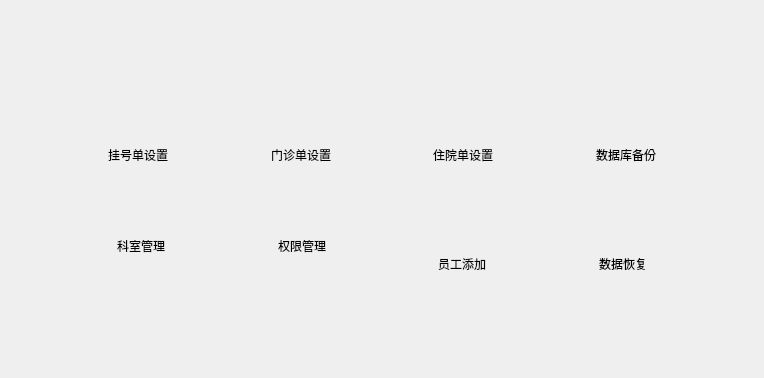
<?xml version="1.0" encoding="UTF-8"?>
<ui version="4.0">
 <class>SystemManageWidget</class>
 <widget class="QWidget" name="SystemManageWidget">
  <property name="geometry">
   <rect>
    <x>0</x>
    <y>0</y>
    <width>764</width>
    <height>378</height>
   </rect>
  </property>
  <property name="windowTitle">
   <string>Form</string>
  </property>
  <property name="styleSheet">
   <string notr="true">QPushButton { background-color: rgba(0, 0, 0, 0); }</string>
  </property>
  <layout class="QVBoxLayout" name="verticalLayout_31">
   <item>
    <spacer name="verticalSpacer_31">
     <property name="orientation">
      <enum>Qt::Vertical</enum>
     </property>
     <property name="sizeHint" stdset="0">
      <size>
       <width>20</width>
       <height>40</height>
      </size>
     </property>
    </spacer>
   </item>
   <item>
    <layout class="QVBoxLayout" name="verticalLayout" stretch="4,1,4">
     <item>
      <layout class="QHBoxLayout" name="horizontalLayout">
       <item>
        <spacer name="horizontalSpacer_4">
         <property name="orientation">
          <enum>Qt::Horizontal</enum>
         </property>
         <property name="sizeHint" stdset="0">
          <size>
           <width>40</width>
           <height>20</height>
          </size>
         </property>
        </spacer>
       </item>
       <item>
        <layout class="QVBoxLayout" name="layoutRegistered" stretch="4,1,1">
         <item>
          <widget class="QPushButton" name="btnRegistered">
           <property name="maximumSize">
            <size>
             <width>100</width>
             <height>100</height>
            </size>
           </property>
           <property name="mouseTracking">
            <bool>false</bool>
           </property>
           <property name="tabletTracking">
            <bool>false</bool>
           </property>
           <property name="focusPolicy">
            <enum>Qt::ClickFocus</enum>
           </property>
           <property name="contextMenuPolicy">
            <enum>Qt::NoContextMenu</enum>
           </property>
           <property name="toolTipDuration">
            <number>0</number>
           </property>
           <property name="layoutDirection">
            <enum>Qt::LeftToRight</enum>
           </property>
           <property name="styleSheet">
            <string notr="true">QPushButton { border: none; }</string>
           </property>
           <property name="text">
            <string/>
           </property>
           <property name="icon">
            <iconset resource="../../../static/resource.qrc">
             <normaloff>:/image/guahao.png</normaloff>:/image/guahao.png</iconset>
           </property>
           <property name="iconSize">
            <size>
             <width>100</width>
             <height>100</height>
            </size>
           </property>
          </widget>
         </item>
         <item>
          <widget class="QLabel" name="labelRegistered">
           <property name="maximumSize">
            <size>
             <width>16777207</width>
             <height>16777211</height>
            </size>
           </property>
           <property name="text">
            <string>挂号单设置</string>
           </property>
           <property name="alignment">
            <set>Qt::AlignCenter</set>
           </property>
          </widget>
         </item>
         <item>
          <spacer name="verticalSpacer">
           <property name="orientation">
            <enum>Qt::Vertical</enum>
           </property>
           <property name="sizeHint" stdset="0">
            <size>
             <width>20</width>
             <height>30</height>
            </size>
           </property>
          </spacer>
         </item>
        </layout>
       </item>
       <item>
        <spacer name="horizontalSpacer_3">
         <property name="orientation">
          <enum>Qt::Horizontal</enum>
         </property>
         <property name="sizeHint" stdset="0">
          <size>
           <width>40</width>
           <height>20</height>
          </size>
         </property>
        </spacer>
       </item>
       <item>
        <layout class="QVBoxLayout" name="layoutOutpatient" stretch="4,1,1">
         <item>
          <widget class="QPushButton" name="btnOutpatient">
           <property name="maximumSize">
            <size>
             <width>100</width>
             <height>100</height>
            </size>
           </property>
           <property name="mouseTracking">
            <bool>false</bool>
           </property>
           <property name="tabletTracking">
            <bool>false</bool>
           </property>
           <property name="focusPolicy">
            <enum>Qt::ClickFocus</enum>
           </property>
           <property name="contextMenuPolicy">
            <enum>Qt::NoContextMenu</enum>
           </property>
           <property name="toolTipDuration">
            <number>0</number>
           </property>
           <property name="layoutDirection">
            <enum>Qt::LeftToRight</enum>
           </property>
           <property name="autoFillBackground">
            <bool>false</bool>
           </property>
           <property name="styleSheet">
            <string notr="true">QPushButton { border: none; }</string>
           </property>
           <property name="text">
            <string/>
           </property>
           <property name="icon">
            <iconset resource="../../../static/resource.qrc">
             <normaloff>:/image/menzhen.png</normaloff>:/image/menzhen.png</iconset>
           </property>
           <property name="iconSize">
            <size>
             <width>100</width>
             <height>100</height>
            </size>
           </property>
          </widget>
         </item>
         <item>
          <widget class="QLabel" name="labelOutpatient">
           <property name="maximumSize">
            <size>
             <width>16777207</width>
             <height>16777211</height>
            </size>
           </property>
           <property name="text">
            <string>门诊单设置</string>
           </property>
           <property name="alignment">
            <set>Qt::AlignCenter</set>
           </property>
          </widget>
         </item>
         <item>
          <spacer name="verticalSpacer_25">
           <property name="orientation">
            <enum>Qt::Vertical</enum>
           </property>
           <property name="sizeHint" stdset="0">
            <size>
             <width>20</width>
             <height>30</height>
            </size>
           </property>
          </spacer>
         </item>
        </layout>
       </item>
       <item>
        <spacer name="horizontalSpacer_2">
         <property name="orientation">
          <enum>Qt::Horizontal</enum>
         </property>
         <property name="sizeHint" stdset="0">
          <size>
           <width>40</width>
           <height>20</height>
          </size>
         </property>
        </spacer>
       </item>
       <item>
        <layout class="QVBoxLayout" name="layoutHosptalizationSilps" stretch="4,1,1">
         <item>
          <widget class="QPushButton" name="btnHospitalizationSilps">
           <property name="maximumSize">
            <size>
             <width>100</width>
             <height>100</height>
            </size>
           </property>
           <property name="mouseTracking">
            <bool>false</bool>
           </property>
           <property name="tabletTracking">
            <bool>false</bool>
           </property>
           <property name="focusPolicy">
            <enum>Qt::ClickFocus</enum>
           </property>
           <property name="contextMenuPolicy">
            <enum>Qt::NoContextMenu</enum>
           </property>
           <property name="toolTipDuration">
            <number>0</number>
           </property>
           <property name="layoutDirection">
            <enum>Qt::LeftToRight</enum>
           </property>
           <property name="styleSheet">
            <string notr="true">QPushButton { border: none; }</string>
           </property>
           <property name="text">
            <string/>
           </property>
           <property name="icon">
            <iconset resource="../../../static/resource.qrc">
             <normaloff>:/image/zhuyuan.png</normaloff>:/image/zhuyuan.png</iconset>
           </property>
           <property name="iconSize">
            <size>
             <width>100</width>
             <height>100</height>
            </size>
           </property>
          </widget>
         </item>
         <item>
          <widget class="QLabel" name="labelHospitalizationSilps">
           <property name="maximumSize">
            <size>
             <width>16777207</width>
             <height>16777211</height>
            </size>
           </property>
           <property name="text">
            <string>住院单设置</string>
           </property>
           <property name="alignment">
            <set>Qt::AlignCenter</set>
           </property>
          </widget>
         </item>
         <item>
          <spacer name="verticalSpacer_23">
           <property name="orientation">
            <enum>Qt::Vertical</enum>
           </property>
           <property name="sizeHint" stdset="0">
            <size>
             <width>20</width>
             <height>30</height>
            </size>
           </property>
          </spacer>
         </item>
        </layout>
       </item>
       <item>
        <spacer name="horizontalSpacer">
         <property name="orientation">
          <enum>Qt::Horizontal</enum>
         </property>
         <property name="sizeHint" stdset="0">
          <size>
           <width>40</width>
           <height>20</height>
          </size>
         </property>
        </spacer>
       </item>
       <item>
        <layout class="QVBoxLayout" name="layoutDataBackup" stretch="4,1,1">
         <item>
          <widget class="QPushButton" name="btnDataBackup">
           <property name="maximumSize">
            <size>
             <width>100</width>
             <height>100</height>
            </size>
           </property>
           <property name="mouseTracking">
            <bool>false</bool>
           </property>
           <property name="tabletTracking">
            <bool>false</bool>
           </property>
           <property name="focusPolicy">
            <enum>Qt::ClickFocus</enum>
           </property>
           <property name="contextMenuPolicy">
            <enum>Qt::NoContextMenu</enum>
           </property>
           <property name="toolTipDuration">
            <number>0</number>
           </property>
           <property name="layoutDirection">
            <enum>Qt::LeftToRight</enum>
           </property>
           <property name="styleSheet">
            <string notr="true">QPushButton { border: none; }</string>
           </property>
           <property name="text">
            <string/>
           </property>
           <property name="icon">
            <iconset resource="../../../static/resource.qrc">
             <normaloff>:/image/DBre.png</normaloff>:/image/DBre.png</iconset>
           </property>
           <property name="iconSize">
            <size>
             <width>100</width>
             <height>100</height>
            </size>
           </property>
          </widget>
         </item>
         <item>
          <widget class="QLabel" name="labelDataBackup">
           <property name="maximumSize">
            <size>
             <width>16777207</width>
             <height>16777211</height>
            </size>
           </property>
           <property name="text">
            <string>数据库备份</string>
           </property>
           <property name="alignment">
            <set>Qt::AlignCenter</set>
           </property>
          </widget>
         </item>
         <item>
          <spacer name="verticalSpacer_24">
           <property name="orientation">
            <enum>Qt::Vertical</enum>
           </property>
           <property name="sizeHint" stdset="0">
            <size>
             <width>20</width>
             <height>30</height>
            </size>
           </property>
          </spacer>
         </item>
        </layout>
       </item>
       <item>
        <spacer name="horizontalSpacer_5">
         <property name="orientation">
          <enum>Qt::Horizontal</enum>
         </property>
         <property name="sizeHint" stdset="0">
          <size>
           <width>40</width>
           <height>20</height>
          </size>
         </property>
        </spacer>
       </item>
      </layout>
     </item>
     <item>
      <spacer name="verticalSpacer_30">
       <property name="orientation">
        <enum>Qt::Vertical</enum>
       </property>
       <property name="sizeHint" stdset="0">
        <size>
         <width>20</width>
         <height>40</height>
        </size>
       </property>
      </spacer>
     </item>
     <item>
      <layout class="QHBoxLayout" name="horizontalLayout_5">
       <item>
        <spacer name="horizontalSpacer_6">
         <property name="orientation">
          <enum>Qt::Horizontal</enum>
         </property>
         <property name="sizeHint" stdset="0">
          <size>
           <width>40</width>
           <height>20</height>
          </size>
         </property>
        </spacer>
       </item>
       <item>
        <layout class="QVBoxLayout" name="layoutDepartment" stretch="4,1,0">
         <item>
          <widget class="QPushButton" name="btnDepartment">
           <property name="maximumSize">
            <size>
             <width>100</width>
             <height>100</height>
            </size>
           </property>
           <property name="mouseTracking">
            <bool>false</bool>
           </property>
           <property name="tabletTracking">
            <bool>false</bool>
           </property>
           <property name="focusPolicy">
            <enum>Qt::ClickFocus</enum>
           </property>
           <property name="contextMenuPolicy">
            <enum>Qt::NoContextMenu</enum>
           </property>
           <property name="toolTipDuration">
            <number>0</number>
           </property>
           <property name="layoutDirection">
            <enum>Qt::LeftToRight</enum>
           </property>
           <property name="styleSheet">
            <string notr="true">QPushButton { border: none; }</string>
           </property>
           <property name="text">
            <string/>
           </property>
           <property name="icon">
            <iconset resource="../../../static/resource.qrc">
             <normaloff>:/image/keshi.png</normaloff>:/image/keshi.png</iconset>
           </property>
           <property name="iconSize">
            <size>
             <width>100</width>
             <height>100</height>
            </size>
           </property>
           <property name="flat">
            <bool>false</bool>
           </property>
          </widget>
         </item>
         <item>
          <widget class="QLabel" name="labelDepartment">
           <property name="maximumSize">
            <size>
             <width>16777207</width>
             <height>16777211</height>
            </size>
           </property>
           <property name="text">
            <string>科室管理</string>
           </property>
           <property name="alignment">
            <set>Qt::AlignCenter</set>
           </property>
          </widget>
         </item>
         <item>
          <spacer name="verticalSpacer_26">
           <property name="orientation">
            <enum>Qt::Vertical</enum>
           </property>
           <property name="sizeHint" stdset="0">
            <size>
             <width>20</width>
             <height>30</height>
            </size>
           </property>
          </spacer>
         </item>
        </layout>
       </item>
       <item>
        <spacer name="horizontalSpacer_8">
         <property name="orientation">
          <enum>Qt::Horizontal</enum>
         </property>
         <property name="sizeHint" stdset="0">
          <size>
           <width>40</width>
           <height>20</height>
          </size>
         </property>
        </spacer>
       </item>
       <item>
        <layout class="QVBoxLayout" name="layoutPrimissions" stretch="4,1,0">
         <item>
          <widget class="QPushButton" name="btnSystem">
           <property name="maximumSize">
            <size>
             <width>100</width>
             <height>100</height>
            </size>
           </property>
           <property name="mouseTracking">
            <bool>false</bool>
           </property>
           <property name="tabletTracking">
            <bool>false</bool>
           </property>
           <property name="focusPolicy">
            <enum>Qt::ClickFocus</enum>
           </property>
           <property name="contextMenuPolicy">
            <enum>Qt::NoContextMenu</enum>
           </property>
           <property name="toolTipDuration">
            <number>0</number>
           </property>
           <property name="layoutDirection">
            <enum>Qt::LeftToRight</enum>
           </property>
           <property name="styleSheet">
            <string notr="true">QPushButton { border: none; }</string>
           </property>
           <property name="text">
            <string/>
           </property>
           <property name="icon">
            <iconset resource="../../../static/resource.qrc">
             <normaloff>:/image/quanxian.png</normaloff>:/image/quanxian.png</iconset>
           </property>
           <property name="iconSize">
            <size>
             <width>100</width>
             <height>100</height>
            </size>
           </property>
          </widget>
         </item>
         <item>
          <widget class="QLabel" name="labelPrimissions">
           <property name="maximumSize">
            <size>
             <width>16777207</width>
             <height>16777211</height>
            </size>
           </property>
           <property name="text">
            <string>权限管理</string>
           </property>
           <property name="alignment">
            <set>Qt::AlignCenter</set>
           </property>
          </widget>
         </item>
         <item>
          <spacer name="verticalSpacer_27">
           <property name="orientation">
            <enum>Qt::Vertical</enum>
           </property>
           <property name="sizeHint" stdset="0">
            <size>
             <width>20</width>
             <height>30</height>
            </size>
           </property>
          </spacer>
         </item>
        </layout>
       </item>
       <item>
        <spacer name="horizontalSpacer_9">
         <property name="orientation">
          <enum>Qt::Horizontal</enum>
         </property>
         <property name="sizeHint" stdset="0">
          <size>
           <width>40</width>
           <height>20</height>
          </size>
         </property>
        </spacer>
       </item>
       <item>
        <layout class="QVBoxLayout" name="layoutInsert" stretch="4,1,1">
         <item>
          <widget class="QPushButton" name="btnCreateEmployee">
           <property name="maximumSize">
            <size>
             <width>100</width>
             <height>100</height>
            </size>
           </property>
           <property name="mouseTracking">
            <bool>false</bool>
           </property>
           <property name="tabletTracking">
            <bool>false</bool>
           </property>
           <property name="focusPolicy">
            <enum>Qt::ClickFocus</enum>
           </property>
           <property name="contextMenuPolicy">
            <enum>Qt::NoContextMenu</enum>
           </property>
           <property name="toolTipDuration">
            <number>0</number>
           </property>
           <property name="layoutDirection">
            <enum>Qt::LeftToRight</enum>
           </property>
           <property name="styleSheet">
            <string notr="true">QPushButton { border: none; }</string>
           </property>
           <property name="text">
            <string/>
           </property>
           <property name="icon">
            <iconset resource="../../../static/resource.qrc">
             <normaloff>:/image/yuangong.png</normaloff>:/image/yuangong.png</iconset>
           </property>
           <property name="iconSize">
            <size>
             <width>100</width>
             <height>100</height>
            </size>
           </property>
          </widget>
         </item>
         <item>
          <widget class="QLabel" name="labelInsert">
           <property name="maximumSize">
            <size>
             <width>16777207</width>
             <height>16777211</height>
            </size>
           </property>
           <property name="text">
            <string>员工添加</string>
           </property>
           <property name="alignment">
            <set>Qt::AlignCenter</set>
           </property>
          </widget>
         </item>
         <item>
          <spacer name="verticalSpacer_28">
           <property name="orientation">
            <enum>Qt::Vertical</enum>
           </property>
           <property name="sizeHint" stdset="0">
            <size>
             <width>20</width>
             <height>30</height>
            </size>
           </property>
          </spacer>
         </item>
        </layout>
       </item>
       <item>
        <spacer name="horizontalSpacer_7">
         <property name="orientation">
          <enum>Qt::Horizontal</enum>
         </property>
         <property name="sizeHint" stdset="0">
          <size>
           <width>40</width>
           <height>20</height>
          </size>
         </property>
        </spacer>
       </item>
       <item>
        <layout class="QVBoxLayout" name="layoutDataRecovery" stretch="4,1,1">
         <item>
          <widget class="QPushButton" name="btnDataRecovery">
           <property name="maximumSize">
            <size>
             <width>100</width>
             <height>100</height>
            </size>
           </property>
           <property name="mouseTracking">
            <bool>false</bool>
           </property>
           <property name="tabletTracking">
            <bool>false</bool>
           </property>
           <property name="focusPolicy">
            <enum>Qt::ClickFocus</enum>
           </property>
           <property name="contextMenuPolicy">
            <enum>Qt::NoContextMenu</enum>
           </property>
           <property name="toolTipDuration">
            <number>0</number>
           </property>
           <property name="layoutDirection">
            <enum>Qt::LeftToRight</enum>
           </property>
           <property name="styleSheet">
            <string notr="true">QPushButton { border: none; }</string>
           </property>
           <property name="text">
            <string/>
           </property>
           <property name="icon">
            <iconset resource="../../../static/resource.qrc">
             <normaloff>:/image/DBbackup.png</normaloff>:/image/DBbackup.png</iconset>
           </property>
           <property name="iconSize">
            <size>
             <width>100</width>
             <height>100</height>
            </size>
           </property>
          </widget>
         </item>
         <item>
          <widget class="QLabel" name="labelDataRecovery">
           <property name="maximumSize">
            <size>
             <width>16777207</width>
             <height>16777211</height>
            </size>
           </property>
           <property name="text">
            <string>数据恢复</string>
           </property>
           <property name="alignment">
            <set>Qt::AlignCenter</set>
           </property>
          </widget>
         </item>
         <item>
          <spacer name="verticalSpacer_29">
           <property name="orientation">
            <enum>Qt::Vertical</enum>
           </property>
           <property name="sizeHint" stdset="0">
            <size>
             <width>20</width>
             <height>40</height>
            </size>
           </property>
          </spacer>
         </item>
        </layout>
       </item>
       <item>
        <spacer name="horizontalSpacer_10">
         <property name="orientation">
          <enum>Qt::Horizontal</enum>
         </property>
         <property name="sizeHint" stdset="0">
          <size>
           <width>40</width>
           <height>20</height>
          </size>
         </property>
        </spacer>
       </item>
      </layout>
     </item>
    </layout>
   </item>
   <item>
    <spacer name="verticalSpacer_32">
     <property name="orientation">
      <enum>Qt::Vertical</enum>
     </property>
     <property name="sizeHint" stdset="0">
      <size>
       <width>20</width>
       <height>40</height>
      </size>
     </property>
    </spacer>
   </item>
  </layout>
 </widget>
 <resources>
  <include location="../../../static/resource.qrc"/>
 </resources>
 <connections/>
</ui>
